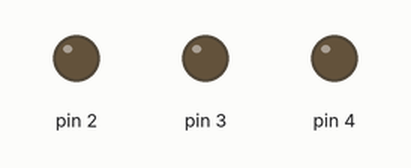
This sketch was run on a simulated Arduino Uno, built with avr-gcc and run on an emulated ATmega328P. Parts: output pins drawn as LEDs (lit = HIGH).

Above: at 0.5 s.
At 2.5 s:
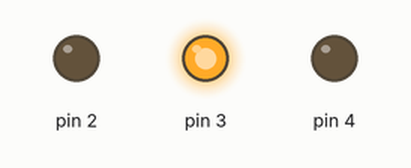
At 3.5 s:
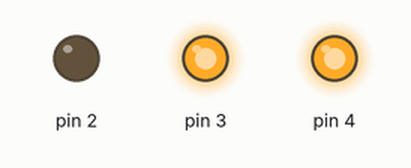
At 4.5 s:
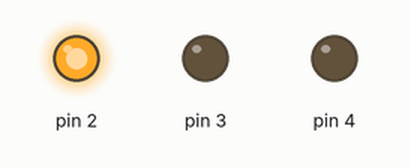
At 6.5 s:
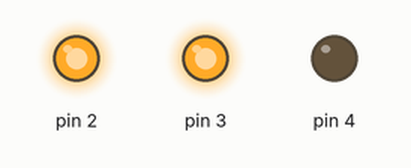
At 9.5 s:
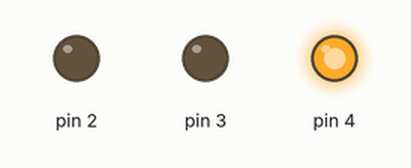
Timing chart, 0 to 10.4 s (numbered marks = the images above):
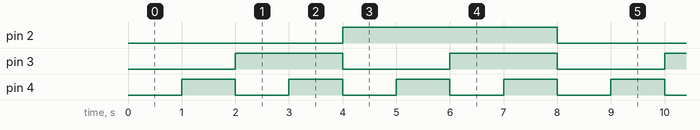

The sketch:

2_34pin.ino
```cpp
// Light Blinking


void setup() {

  pinMode(2,OUTPUT);
  pinMode(3,OUTPUT);
  pinMode(4,OUTPUT);
}

void loop() {
 int i,j,k;
 for(i=0;i<2;i++)
 {
  for(j=0;j<2;j++)
  {
    for(k=0;k<2;k++){
      digitalWrite(2,i);
      digitalWrite(3,j);
      digitalWrite(4,k);
      delay(1000);
      }
  }
 }
}
```

Measured:
- by itself, pin 2: alternates HIGH for 4.0 s and LOW for 4.0 s
- by itself, pin 3: alternates HIGH for 2.0 s and LOW for 2.0 s
- by itself, pin 4: alternates HIGH for 1.0 s and LOW for 1.0 s
